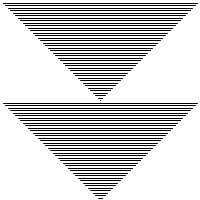
Frame 1 (no input)
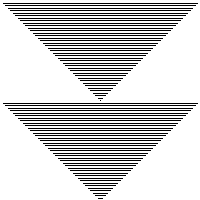
Frame 60 (the mouse pressed at the canvas centre just before this capture)
Frame 120 (the mouse held since frame 60 and released just before this capture): identical to frame 60, image omitted

The Processing sketch that drew these frames (run headless with seeded random() and noise(); from frame 60 on, the mouse is pressed at the canvas centre):

// Processing sketch: processing_14690
// ── processing_14690.pde


int a;
int b=100;
void setup(){
size(200,200);
background(255);
}
void draw(){
for(a=0; a<b*2; a=a+5){
line(b-a/2,b-a/2,b+a/2,b-a/2);
line(b-a/2,b*2-a/2,b+a/2,b*2-a/2);
}
}
  
                
